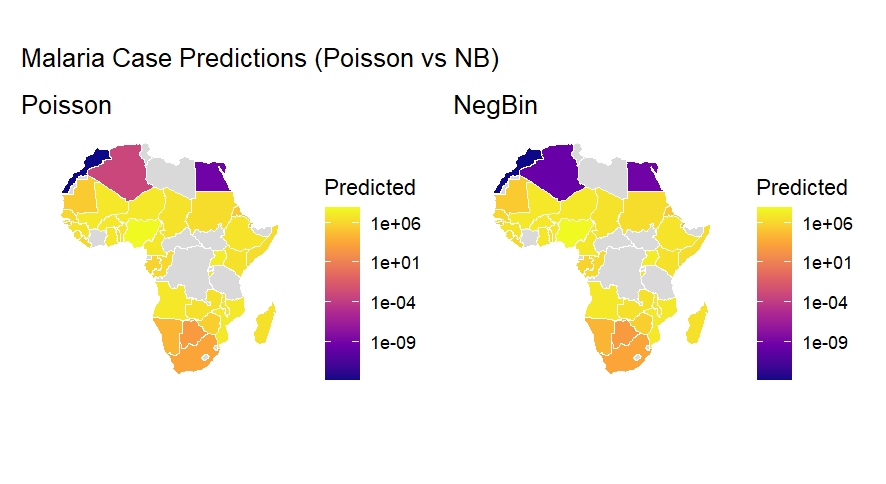

This figure's R source:
library(readxl)
library(sf)
library(ggplot2)
library(dplyr)
library(rnaturalearth)
library(MASS)      
library(pscl)     
library(patchwork) 

df <- read_excel("C:/Users/ALPHA TECH/OneDrive/Desktop/Africa/Africa_data.xlsx")
data_2022 <- df %>% filter(Year == 2022)

#Poisson Model
pois_model <- glm(`Malaria cases` ~ y1 + y2 + y3 + y5, data = data_2022, family = poisson)
data_2022$Pred_Poisson <- predict(pois_model, type = "response")

#NB
nb_model <- glm.nb(`Malaria cases` ~ y1 + y2 + y3 + y5, data = data_2022)
data_2022$Pred_NB <- predict(nb_model, type = "response")

africa_map <- ne_countries(scale = "medium", continent = "Africa", returnclass = "sf")
merged_map <- africa_map %>% left_join(data_2022, by = c("name" = "Country"))

#Maps
p1 <- ggplot(data = merged_map) +
  geom_sf(aes(fill = Pred_Poisson), color = "white", size = 0.2) +
  scale_fill_viridis_c(option = "plasma", trans = "log10", name = "Predicted", na.value = "grey85") +
  labs(title = "Poisson") +
  theme_minimal() + theme(axis.text = element_blank(), axis.ticks = element_blank(), panel.grid = element_blank())

p2 <- ggplot(data = merged_map) +
  geom_sf(aes(fill = Pred_NB), color = "white", size = 0.2) +
  scale_fill_viridis_c(option = "plasma", trans = "log10", name = "Predicted", na.value = "grey85") +
  labs(title = "NegBin") +
  theme_minimal() + theme(axis.text = element_blank(), axis.ticks = element_blank(), panel.grid = element_blank())

p3 <- ggplot(data = merged_map) +
  geom_sf(aes(fill = Pred_ZINB), color = "white", size = 0.2) +
  scale_fill_viridis_c(option = "plasma", trans = "log10", name = "Predicted", na.value = "grey85") +
  labs(title = "ZINB") +
  theme_minimal() + theme(axis.text = element_blank(), axis.ticks = element_blank(), panel.grid = element_blank())

#Combine maps
(p1 | p2) + plot_annotation(title = "Malaria Case Predictions (Poisson vs NB)")
